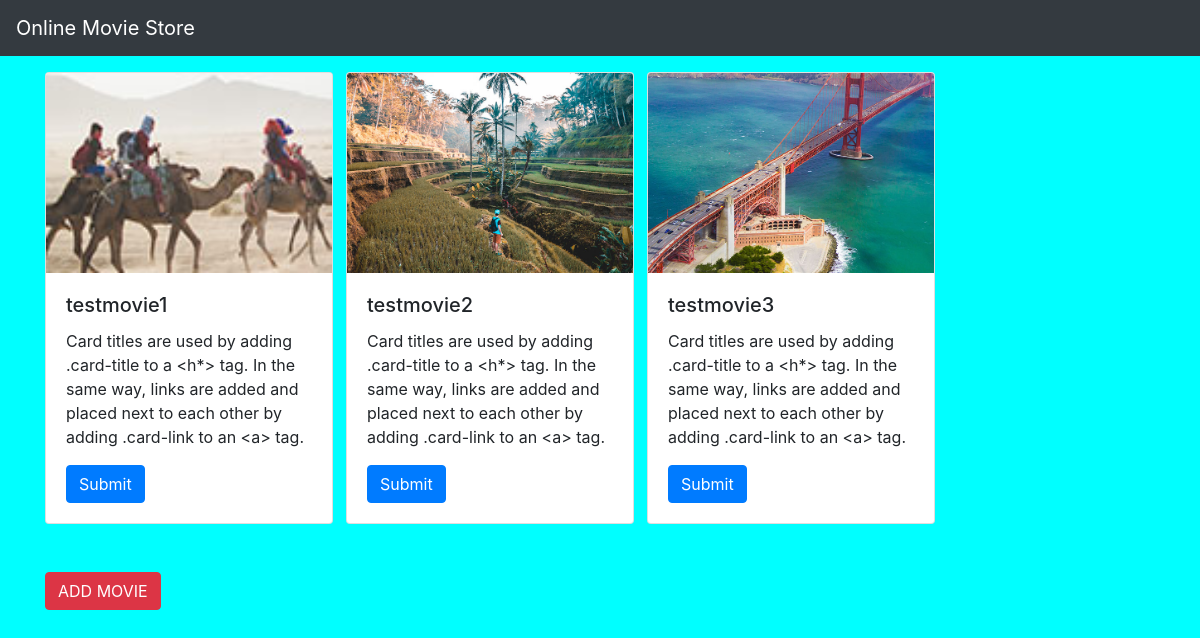
The page / on the database its author committed.
### movieapp/models.py (models this page shows, shortened)
class Movie(models.Model):
    name=models.CharField(max_length=250)
    desc=models.TextField()
    year=models.IntegerField()
    img=models.ImageField(upload_to='gallery')

### movieapp/views.py (the view)
# urls.py: path('',views.index,name='index'),
def index(request):
    movie=Movie.objects.all()
    context={
        'movie_list':movie
    }
    return render(request,'index.html',context)

### templates/index.html
{% extends 'base.html' %}
{% block body %}
<div class="container">
    <div class="row">
        {% for i in movie_list %}
        <div class="col-md-3 mr-3 mt-3">
            <div class="card" style="width: 18rem;">
            <img class="card-img-top" src="{{i.img.url}}" alt="Card image cap" width="100px" height="200px">
            <div class="card-body">
            <h5 class="card-title">{{i.name}}</h5>
            <p class="card-text">{{i.desc}}</p>
            <a href="{% url 'movieapp:detail' i.id %}" class="btn btn-primary">Submit</a>
            </div>
            </div>
        </div>
        {% endfor %}
    </div>
    <div class="row">
        <div class="col-md-3">
            <br><br>
            <a href="{% url 'movieapp:add_movie' %}" class="btn btn-danger">ADD MOVIE</a>
        </div>
    </div>
</div>
{% endblock %}

### templates/base.html (shortened to what this page needs)
{% load static %}
<!DOCTYPE html>
<html lang="en">
<head>
    <link rel="stylesheet" href="https://cdn.jsdelivr.net/npm/bootstrap@4.6.2/dist/css/bootstrap.min.css">
    <link rel="stylesheet" href="{% static 'style.css' %}">
</head>
<body>
<nav class="navbar navbar-dark bg-dark">
  <a class="navbar-brand" href="#">
    Online Movie Store
  </a>
</nav>
{% block body %}
{% endblock %}
</body>
</html>

### static/style.css (style rules this page uses)
body { background-color:aqua; }

### rows shown on the page
Movie: img (picture), name "testmovie1", desc "Card titles are used by adding .card-title to a <h*> tag. In the same way, links are added and placed next to each other by adding .card-link to an <a> tag."
Movie: img (picture), name "testmovie2", desc "Card titles are used by adding .card-title to a <h*> tag. In the same way, links are added and placed next to each other by adding .card-link to an <a> tag."
Movie: img (picture), name "testmovie3", desc "Card titles are used by adding .card-title to a <h*> tag. In the same way, links are added and placed next to each other by adding .card-link to an <a> tag."
